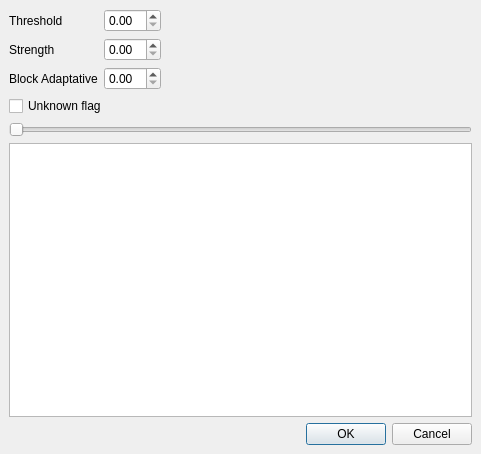
<?xml version="1.0" encoding="UTF-8"?>
<ui version="4.0">
 <class>asharpDialog</class>
 <widget class="QDialog" name="asharpDialog">
  <property name="geometry">
   <rect>
    <x>0</x>
    <y>0</y>
    <width>481</width>
    <height>454</height>
   </rect>
  </property>
  <property name="windowTitle">
   <string>ASharp</string>
  </property>
  <layout class="QGridLayout">
   <property name="leftMargin">
    <number>9</number>
   </property>
   <property name="topMargin">
    <number>9</number>
   </property>
   <property name="rightMargin">
    <number>9</number>
   </property>
   <property name="bottomMargin">
    <number>9</number>
   </property>
   <property name="spacing">
    <number>6</number>
   </property>
   <item row="2" column="3">
    <spacer>
     <property name="orientation">
      <enum>Qt::Horizontal</enum>
     </property>
     <property name="sizeHint" stdset="0">
      <size>
       <width>40</width>
       <height>20</height>
      </size>
     </property>
    </spacer>
   </item>
   <item row="1" column="3">
    <spacer>
     <property name="orientation">
      <enum>Qt::Horizontal</enum>
     </property>
     <property name="sizeHint" stdset="0">
      <size>
       <width>40</width>
       <height>20</height>
      </size>
     </property>
    </spacer>
   </item>
   <item row="0" column="3">
    <spacer>
     <property name="orientation">
      <enum>Qt::Horizontal</enum>
     </property>
     <property name="sizeHint" stdset="0">
      <size>
       <width>40</width>
       <height>20</height>
      </size>
     </property>
    </spacer>
   </item>
   <item row="1" column="2">
    <widget class="QDoubleSpinBox" name="doubleSpinBoxStrength"/>
   </item>
   <item row="3" column="0" colspan="3">
    <widget class="QCheckBox" name="checkBox">
     <property name="text">
      <string>Unknown flag</string>
     </property>
    </widget>
   </item>
   <item row="3" column="3">
    <spacer>
     <property name="orientation">
      <enum>Qt::Horizontal</enum>
     </property>
     <property name="sizeHint" stdset="0">
      <size>
       <width>40</width>
       <height>20</height>
      </size>
     </property>
    </spacer>
   </item>
   <item row="5" column="0" colspan="4">
    <widget class="ADM_QSlider" name="horizontalSlider">
     <property name="orientation">
      <enum>Qt::Horizontal</enum>
     </property>
    </widget>
   </item>
   <item row="2" column="0" colspan="2">
    <widget class="QLabel" name="label_3">
     <property name="text">
      <string>Block Adaptative</string>
     </property>
    </widget>
   </item>
   <item row="7" column="1" colspan="3">
    <widget class="QDialogButtonBox" name="buttonBox">
     <property name="orientation">
      <enum>Qt::Horizontal</enum>
     </property>
     <property name="standardButtons">
      <set>QDialogButtonBox::Cancel|QDialogButtonBox::Ok</set>
     </property>
    </widget>
   </item>
   <item row="2" column="2">
    <widget class="QDoubleSpinBox" name="doubleSpinBoxBlock"/>
   </item>
   <item row="0" column="0">
    <widget class="QLabel" name="label">
     <property name="text">
      <string>Threshold</string>
     </property>
    </widget>
   </item>
   <item row="6" column="0" colspan="4">
    <widget class="QGraphicsView" name="graphicsView"/>
   </item>
   <item row="0" column="2">
    <widget class="QDoubleSpinBox" name="doubleSpinBoxTreshold"/>
   </item>
   <item row="1" column="0">
    <widget class="QLabel" name="label_2">
     <property name="text">
      <string>Strength</string>
     </property>
    </widget>
   </item>
   <item row="4" column="0">
    <layout class="QHBoxLayout" name="toolboxLayout"/>
   </item>
  </layout>
 </widget>
 <customwidgets>
  <customwidget>
   <class>ADM_QSlider</class>
   <extends>QSlider</extends>
   <header>ADM_toolkitQt.h</header>
  </customwidget>
 </customwidgets>
 <resources/>
 <connections>
  <connection>
   <sender>buttonBox</sender>
   <signal>accepted()</signal>
   <receiver>asharpDialog</receiver>
   <slot>accept()</slot>
   <hints>
    <hint type="sourcelabel">
     <x>248</x>
     <y>254</y>
    </hint>
    <hint type="destinationlabel">
     <x>157</x>
     <y>274</y>
    </hint>
   </hints>
  </connection>
  <connection>
   <sender>buttonBox</sender>
   <signal>rejected()</signal>
   <receiver>asharpDialog</receiver>
   <slot>reject()</slot>
   <hints>
    <hint type="sourcelabel">
     <x>316</x>
     <y>260</y>
    </hint>
    <hint type="destinationlabel">
     <x>286</x>
     <y>274</y>
    </hint>
   </hints>
  </connection>
 </connections>
</ui>
